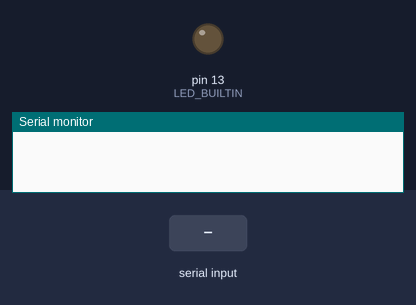
A sketch run on a simulated Arduino Uno, built with avr-gcc and run on an emulated ATmega328P. Parts: output pins drawn as LEDs (lit = HIGH), the last lines printed to the serial monitor. The test bench sets the inputs (shaded band).

Above: at 1.2 s.
1.3 s: "1" received over Serial
At 2.5 s:
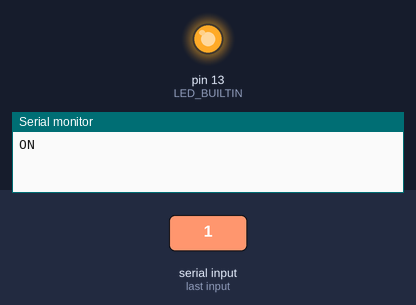
Timing chart, 0 to 10.3 s (numbered marks = the images above; inputs shaded):
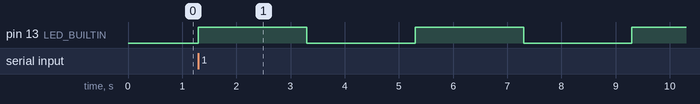

The sketch:

aled.ino
```cpp
void setup(){
  Serial.begin(9600);
  pinMode(LED_BUILTIN, OUTPUT);
}

void loop(){
  if(Serial.available()> 0){
    digitalWrite(LED_BUILTIN, HIGH);
    Serial.print("ON");
    delay(2000);
    digitalWrite(LED_BUILTIN, LOW);
    Serial.print("OFF");
    delay(2000);
    }
  }
```

Measured:
- after the input at 1.3 s, pin 13 (LED_BUILTIN): alternates HIGH for 2.0 s and LOW for 2.0 s, starting at once
